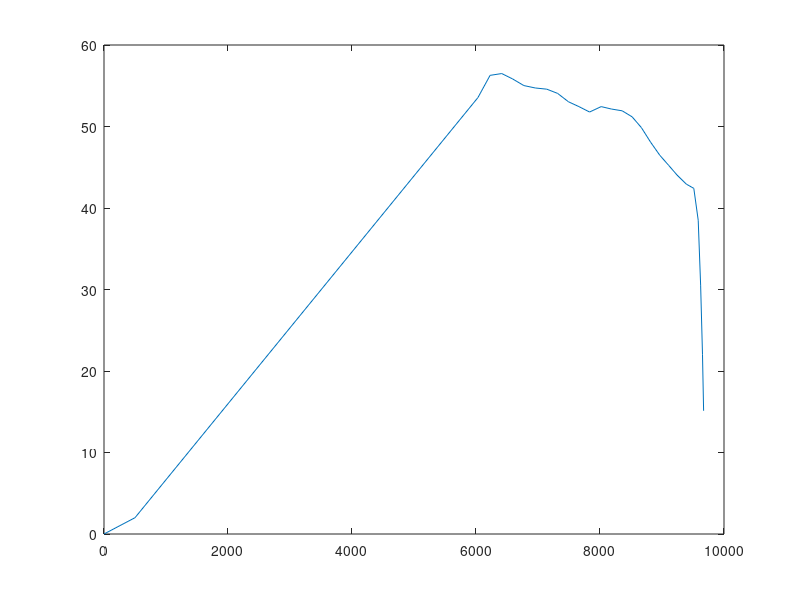

Here is the MATLAB script that generated this plot:
function torque_fn = R600()

% Joanneum Racing Graz
points = [...
0       0    
500     2
6031	53.54701204
6227	56.27599199
6415	56.49726063
6591	55.8334547
6772	55.02213634
6956	54.72711148
7142	54.57959905
7316	54.06330554
7492	53.03071853
7660	52.44066881
7832	51.77686288
8019	52.44066881
8183	52.14564395
8358	51.92437531
8518	51.18681316
8668	49.85920129
8815	48.08905213
8965	46.4664154
9110	45.21255975
9244	44.03246031
9393	42.92611709
9513	42.40982358
9584	38.50074419
9623	30.53507298
9653	22.05310826
9671	15.12002406
];

% % TU Darmstadt Racing Team
% points = [...
% 0       0
% 500     2
% 6119	35.91927667
% 6256	36.36181396
% 6396	37.02561989
% 6533	37.76318204
% 6676	38.27947555
% 6816	38.50074419
% 6965	38.20571933
% 7094	37.91069447
% 7228	37.24688854
% 7360	36.73059503
% 7496	36.5830826
% 7629	36.80435125
% 7751	37.17313232
% 7903	37.46815718
% 8049	38.0582069
% 8194	39.09079391
% 8328	39.97586849
% 8491	39.97586849
% 8643	40.04962471
% 8789	40.12338092
% 8941	40.34464957
% 9091	40.56591821
% 9245	41.0084555
% 9397	41.524749
% 9561	42.18855494
% 9720	42.85236087
% 9886	43.51616681
% 10053	44.10621653
% 10220	44.62251003
% 10384	45.06504732
% 10549	45.28631597
% 10711	45.13880354
% 10879	44.84377868
% 11036	44.4749976
% 11194	44.03246031
% 11351	43.51616681
% 11501	42.70484844
% 11632	41.81977386
% 11786	41.0084555
% 11923	39.90211228
% 12059	38.57450041
% 12191	37.24688854
% 12315	36.21430153
% 12437	35.25547074
% 12541	34.0753713
% 12670	32.600247
% 12777	31.6414162
% 12878	30.68258541
% 12962	28.10111789
% 13066	26.1834563
% 13151	26.77350602
% 13243	25.22462551
% 13328	25.00335686
% 13416	24.26579471
% 13489	23.45447635
% 13555	21.68432719
% 13575	16.816417
% 13598	10.54713873
% 13615	7.744402567
% 13635	6.416790699
% 13651	5.900497194
% 13687	6.269278269
% 13739	10.3996263
% 13769	11.80099439
% 13797	9.8833328
% 13808	7.375621493
% 13829	5.826740979
% 13848	5.974253409
% 13856	5.310447475
% 13870	4.277860466
% ];
% 
% FaSTTUBerlin
% points = [...
% 0       0
% 500     2
% 5876	41.89353008
% 6012	41.22972414
% 6132	39.82835606
% 6257	38.57450041
% 6377	37.61566961
% 6508	37.39440097
% 6642	38.13196312
% 6786	40.41840578
% 6931	42.18855494
% 7076	43.22114195
% 7207	42.70484844
% 7339	41.89353008
% 7472	40.56591821
% 7599	39.45957499
% 7733	38.64825662
% 7877	40.27089335
% 8030	43.14738573
% 8187	45.28631597
% 8353	46.09763433
% 8510	46.90895269
% 8671	47.4252462
% 8826	47.57275863
% 8988	47.79402727
% 9155	48.08905213
% 9301	48.01529592
% 9454	47.35148998
% 9605	46.61392783
% 9749	45.4338284
% 9888	44.40124139
% 10029	43.44241059
% 10167	42.4835798
% 10302	41.81977386
% 10438	41.59850522
% 10581	41.74601765
% 10718	41.96728629
% 10856	41.96728629
% 10999	42.04104251
% 11134	42.11479872
% 11277	41.96728629
% 11415	41.89353008
% 11552	41.59850522
% 11684	41.15596793
% 11817	40.93469928
% 11951	40.63967443
% 12085	40.27089335
% 12211	39.75459985
% 12336	39.09079391
% 12463	38.57450041
% 12585	37.76318204
% 12701	37.02561989
% 12816	36.21430153
% 12932	35.47673938
% 13038	34.51790859
% 13149	33.19029672
% 13252	32.74775943
% 13348	31.6414162
% 13424	28.24863032
% 13475	22.79067041
% 13516	18.14402887
% 13549	14.3087057
% 13563	10.76840738
% 13573	6.711815558
% ];
% 
% University Racing Eindhoven
% points = [...
% 0       0
% 500     2
% 5267	18.2915413
% 5419	22.79067041
% 5592	29.57624219
% 5752	33.78034644
% 5908	35.62425181
% 6069	37.32064475
% 6241	38.27947555
% 6404	38.86952527
% 6572	39.45957499
% 6739	39.97586849
% 6905	40.27089335
% 7083	40.34464957
% 7250	40.34464957
% 7398	39.82835606
% 7562	39.16455013
% 7739	39.97586849
% 7921	41.15596793
% 8094	42.11479872
% 8269	41.89353008
% 8443	41.37723657
% 8613	40.93469928
% 8777	40.492162
% 8939	40.12338092
% 9102	39.75459985
% 9265	39.68084363
% 9432	39.38581877
% 9589	39.0170377
% 9738	38.50074419
% 9897	38.13196312
% 10050	37.61566961
% 10198	37.17313232
% 10350	36.87810746
% 10505	36.5830826
% 10646	36.21430153
% 10794	35.99303288
% 10939	35.77176424
% 11093	35.47673938
% 11233	35.10795831
% 11373	34.66542102
% 11510	34.14912751
% 11646	33.48532158
% 11783	32.96902807
% 11911	32.45273457
% 12042	31.78892863
% 12164	30.90385405
% 12281	30.16629191
% 12398	29.28121733
% 12505	28.39614275
% 12615	27.51106817
% 12723	26.84726223
% 12826	26.03594387
% 12911	24.63457579
% 12978	22.05310826
% 13034	18.73407859
% 13084	15.71007378
% 13117	12.90733761
% 13141	9.73582037
% 13159	7.523133923
% 13175	5.974253409
% ];
% 
% Scuderia Mensa HS
% points = [...
% 0       0
% 500     2
% 6828	24.708332
% 7032	28.91243625
% 7238	36.65683882
% 7447	39.75459985
% 7677	43.22114195
% 7916	46.68768405
% 8139	47.9415397
% 8358	48.38407699
% 8588	48.23656456
% 8800	47.72027106
% 9008	46.31890297
% 9197	44.10621653
% 9380	41.08221171
% 9545	38.27947555
% 9715	37.17313232
% 9868	36.28805774
% 10028	35.18171452
% 10194	34.73917723
% 10362	34.96044588
% 10530	35.40298317
% 10707	35.99303288
% 10891	36.73059503
% 11087	37.76318204
% 11263	39.0170377
% 11453	39.82835606
% 11648	40.04962471
% 11832	39.82835606
% 12004	39.38581877
% 12177	38.72201284
% 12345	37.5419134
% 12498	36.21430153
% 12648	34.22288373
% 12783	32.52649078
% 12918	30.68258541
% 13046	29.28121733
% 13163	28.10111789
% 13273	26.55223737
% 13374	24.708332
% 13472	22.93818284
% 13559	21.61057097
% 13621	19.02910345
% 13677	15.78382999
% 13695	12.75982518
% ];
% 
% Kaiserslautern Racing Team
% points = [...
% 0       0
% 500     2
% 6206	23.89701364
% 6303	24.708332
% 6406	25.51965036
% 6515	26.47848116
% 6631	27.80609303
% 6748	29.1337049
% 6876	30.68258541
% 6999	31.49390377
% 7109	31.93644106
% 7246	31.78892863
% 7356	31.6414162
% 7480	31.27263513
% 7599	30.90385405
% 7708	30.68258541
% 7826	30.46131677
% 7946	30.38756055
% 8062	30.46131677
% 8178	30.46131677
% 8297	30.53507298
% 8417	30.97761027
% 8540	31.42014756
% 8665	31.78892863
% 8786	32.08395349
% 8909	32.30522214
% 9040	32.600247
% 9172	33.04278429
% 9309	33.70659022
% 9442	34.22288373
% 9577	34.66542102
% 9709	34.88668966
% 9851	35.10795831
% 9984	35.40298317
% 10126	35.62425181
% 10250	35.84552045
% 10390	35.99303288
% 10543	36.0667891
% 10676	35.99303288
% 10806	35.69800803
% 10940	35.25547074
% 11067	34.81293345
% 11196	34.14912751
% 11320	33.70659022
% 11443	33.26405293
% 11563	32.82151564
% 11682	32.23146592
% 11795	31.71517242
% 11914	31.05136648
% 12028	30.53507298
% 12140	29.94502326
% 12245	29.42872976
% 12348	28.83868004
% 12453	28.32238653
% 12557	27.87984924
% 12659	27.36355574
% 12747	26.77350602
% 12851	26.10970008
% 12944	25.51965036
% 13031	24.63457579
% 13118	23.82325742
% 13200	23.2332077
% 13278	22.20062069
% 13355	21.31554611
% 13433	20.72549639
% 13508	20.79925261
% 13585	20.43047153
% 13656	19.91417803
% 13728	19.61915317
% 13796	19.47164074
% 13872	19.2503721
% 13941	19.02910345
% 14010	18.95534724
% 14094	19.32412831
% 14166	20.50422775
% 14201	17.40646672
% 14215	10.98967602
% 14220	6.933084203
% ];

RPM = transpose(points(:,1));
TQ = transpose(points(:,2));

torque_fn = [RPM; TQ];

plot(RPM, TQ);
